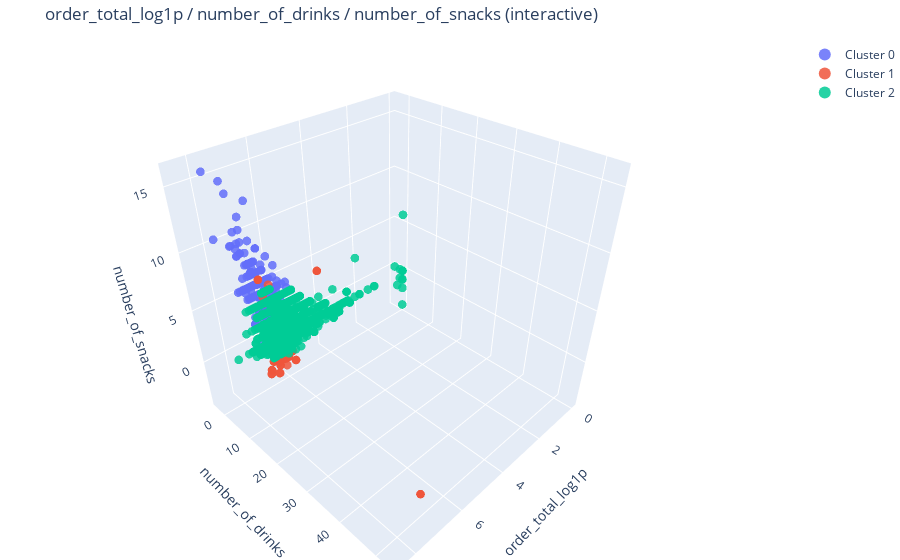

Here is the notebook cell this chart was saved with:
### Code cell
# Original feature views (pick features meaningful to you)
plot_feature_scatter_2d(X, res.labels, x_col="order_total" if "order_total" in X.columns else X.columns[0], y_col="number_of_drinks" if "number_of_drinks" in X.columns else X.columns[1])
plot_feature_scatter_3d_interactive(                   # <-- switched to interactive
    X, res.labels,
    x_col="order_total" if "order_total" in X.columns else X.columns[0],
    y_col="number_of_drinks" if "number_of_drinks" in X.columns else X.columns[1],
    z_col="number_of_snacks" if "number_of_snacks" in X.columns else X.columns[2],
)

### Figure 1 — Plotly figure (JSON) as saved in the notebook; plotly's stock layout.template omitted (floating-point values rounded to 4 significant figures; data arrays with more than 128 entries replaced by an {"elided": "..."} marker saying what was removed)
{"data": [{"hovertemplate": "Cluster=%{text}<br>order_total_log1p=%{x}<br>number_of_drinks=%{y}<br>number_of_snacks=%{z}<extra></extra>", "marker": {"opacity": 0.85, "size": 3}, "mode": "markers", "name": "Cluster 0", "text": {"elided": "238 str values"}, "type": "scatter3d", "x": {"elided": "238 float values"}, "y": {"elided": "238 int values"}, "z": {"elided": "238 int values"}}, {"hovertemplate": "Cluster=%{text}<br>order_total_log1p=%{x}<br>number_of_drinks=%{y}<br>number_of_snacks=%{z}<extra></extra>", "marker": {"opacity": 0.85, "size": 3}, "mode": "markers", "name": "Cluster 1", "text": ["1", "1", "1", "1", "1", "1", "1", "1", "1", "1", "1", "1", "1", "1", "1", "1", "1", "1", "1", "1", "1", "1", "1", "1", "1", "1", "1", "1", "1", "1", "1", "1", "1", "1", "1", "1", "1", "1", "1", "1", "1", "1", "1", "1", "1", "1", "1", "1", "1", "1", "1", "1", "1", "1", "1", "1", "1", "1", "1", "1", "1", "1", "1", "1", "1", "1", "1", "1", "1", "1", "1", "1", "1", "1", "1", "1", "1", "1", "1", "1", "1", "1", "1", "1", "1", "1", "1", "1", "1", "1", "1", "1", "1", "1", "1", "1", "1", "1", "1", "1", "1", "1", "1", "1", "1", "1", "1", "1", "1", "1", "1", "1", "1", "1", "1", "1", "1", "1", "1", "1", "1", "1", "1", "1", "1", "1"], "type": "scatter3d", "x": [6.974, 7.175, 7.116, 7.346, 6.93, 7.1, 6.73, 6.562, 6.562, 6.562, 7.794, 7.091, 7.091, 7.295, 6.548, 7.47, 6.978, 6.978, 6.978, 6.461, 7.249, 7.138, 8.562, 8.562, 7.377, 7.377, 8.562, 6.959, 7.431, 7.083, 7.083, 7.083, 6.402, 6.402, 6.402, 6.635, 6.635, 7.648, 7.648, 7.648, 6.385, 7.033, 6.748, 7.033, 7.442, 7.442, 7.442, 7.442, 7.116, 7.745, 6.297, 6.297, 6.842, 6.842, 6.759, 7.443, 7.443, 6.759, 7.338, 6.998, 6.998, 6.761, 7.278, 7.06, 7.048, 7.087, 6.658, 7.583, 7.583, 7.583, 7.583, 7.583, 7.583, 7.583, 7.583, 7.583, 7.583, 7.583, 7.583, 7.583, 6.938, 6.938, 6.344, 6.938, 6.622, 6.88, 6.745, 6.782, 6.79, 6.396, 6.396, 6.396, 6.488, 7.608, 7.066, 7.143, 7.143, 7.563, 7.563, 7.02, 7.02, 7.02, 7.02, 7.02, 6.805, 6.461, 6.461, 6.461, 7.919, 6.973, 6.973, 7.258, 7.258, 7.258, 7.258, 8.002, 8.002, 8.002, 7.475, 7.475, 7.475, 7.833, 6.912, 6.399, 7.207, 6.506], "y": [8, 6, 7, 10, 9, 9, 6, 9, 9, 9, 11, 8, 8, 6, 6, 9, 7, 7, 7, 6, 7, 8, 37, 37, 11, 11, 37, 7, 8, 10, 10, 10, 6, 6, 6, 7, 7, 11, 11, 11, 6, 7, 7, 7, 11, 11, 11, 11, 7, 12, 6, 6, 6, 6, 7, 8, 8, 7, 10, 6, 6, 6, 6, 7, 6, 6, 7, 53, 53, 53, 53, 53, 53, 53, 53, 53, 53, 53, 53, 53, 6, 6, 6, 6, 6, 7, 6, 6, 6, 6, 6, 6, 6, 13, 6, 6, 6, 9, 9, 8, 8, 8, 8, 8, 8, 6, 6, 6, 14, 6, 6, 5, 5, 5, 5, 14, 14, 14, 12, 12, 12, 14, 6, 6, 7, 6], "z": [2, 2, 2, 0, 0, 4, 2, 0, 0, 0, 3, 0, 0, 2, 1, 3, 0, 0, 0, 0, 1, 3, 15, 15, 2, 2, 15, 1, 2, 3, 3, 3, 0, 0, 0, 0, 0, 8, 8, 8, 0, 0, 0, 0, 2, 2, 2, 2, 1, 8, 1, 1, 0, 0, 0, 0, 0, 0, 0, 0, 0, 2, 3, 2, 1, 0, 1, 0, 0, 0, 0, 0, 0, 0, 0, 0, 0, 0, 0, 0, 0, 0, 0, 0, 2, 3, 2, 1, 0, 0, 0, 0, 1, 9, 2, 0, 0, 0, 0, 1, 1, 1, 1, 1, 2, 0, 0, 0, 8, 2, 2, 1, 1, 1, 1, 10, 10, 10, 3, 3, 3, 5, 2, 0, 2, 2]}, {"hovertemplate": "Cluster=%{text}<br>order_total_log1p=%{x}<br>number_of_drinks=%{y}<br>number_of_snacks=%{z}<extra></extra>", "marker": {"opacity": 0.85, "size": 3}, "mode": "markers", "name": "Cluster 2", "text": {"elided": "8586 str values"}, "type": "scatter3d", "x": {"elided": "8586 float values"}, "y": {"elided": "8586 float values"}, "z": {"elided": "8586 float values"}}], "layout": {"legend": {"itemsizing": "constant"}, "margin": {"b": 0, "l": 0, "r": 0, "t": 40}, "scene": {"xaxis": {"title": {"text": "order_total_log1p"}}, "yaxis": {"title": {"text": "number_of_drinks"}}, "zaxis": {"title": {"text": "number_of_snacks"}}}, "title": {"text": "order_total_log1p / number_of_drinks / number_of_snacks (interactive)"}}}
